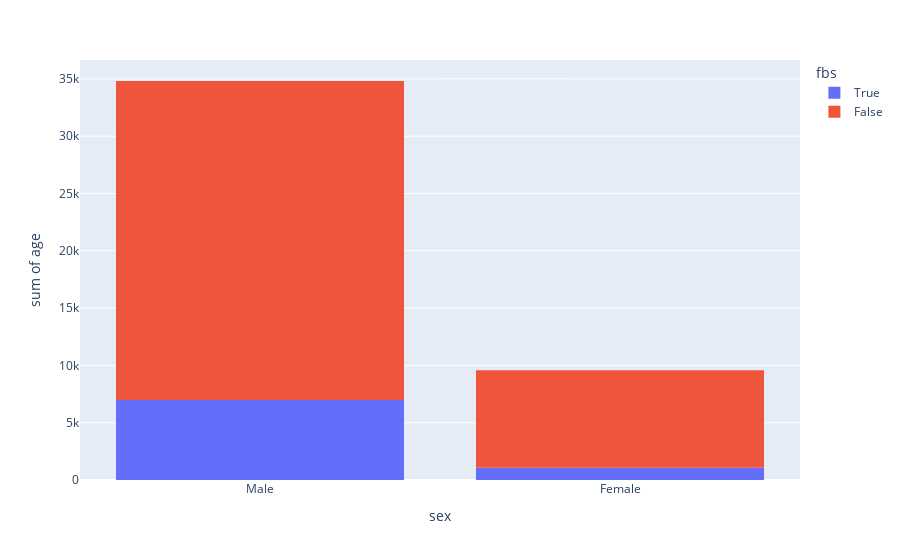

Notebook cell for this chart:
### Code cell
# draw the plot of age column grouped by cp column using plotly
fig = px.histogram(data_frame=df, y='age',x = 'sex', color='fbs')
fig.show()

### Figure 1 — Plotly figure (JSON) as saved in the notebook; plotly's stock layout.template omitted (floating-point values rounded to 4 significant figures; data arrays with more than 128 entries replaced by an {"elided": "..."} marker saying what was removed)
{"data": [{"bingroup": "x", "histfunc": "sum", "hovertemplate": "fbs=True<br>sex=%{x}<br>sum of age=%{y}<extra></extra>", "legendgroup": "True", "marker": {"color": "#636efa", "pattern": {"shape": ""}}, "name": "True", "orientation": "v", "showlegend": true, "type": "histogram", "x": {"elided": "138 str values"}, "xaxis": "x", "y": {"elided": "138 int values"}, "yaxis": "y"}, {"bingroup": "x", "histfunc": "sum", "hovertemplate": "fbs=False<br>sex=%{x}<br>sum of age=%{y}<extra></extra>", "legendgroup": "False", "marker": {"color": "#EF553B", "pattern": {"shape": ""}}, "name": "False", "orientation": "v", "showlegend": true, "type": "histogram", "x": {"elided": "692 str values"}, "xaxis": "x", "y": {"elided": "692 int values"}, "yaxis": "y"}], "layout": {"barmode": "relative", "legend": {"title": {"text": "fbs"}, "tracegroupgap": 0}, "margin": {"t": 60}, "xaxis": {"anchor": "y", "domain": [0, 1], "title": {"text": "sex"}}, "yaxis": {"anchor": "x", "domain": [0, 1], "title": {"text": "sum of age"}}}}
